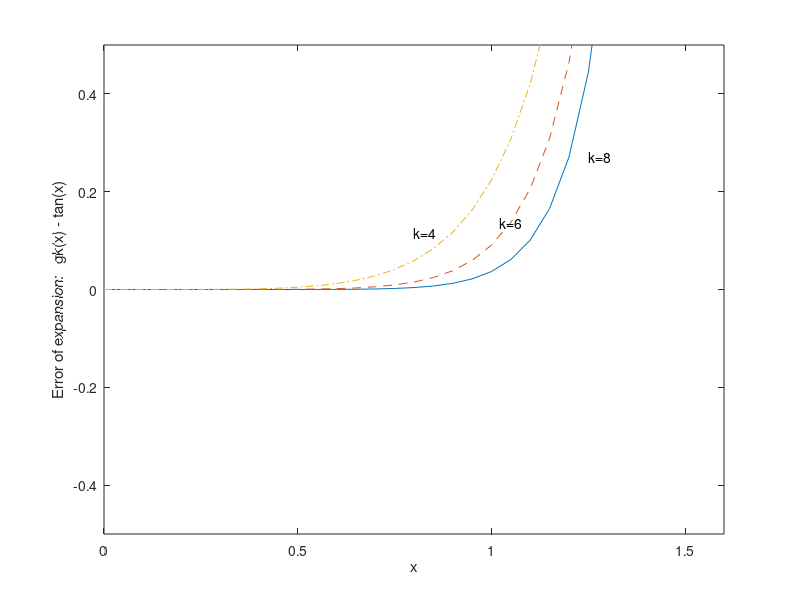

The MATLAB script that drew this image:
% f6_3
% Copyright S. Nakamura, 1995
set(gcf, 'NumberTitle','off','Name', 'Figure 6.3')

clear , clf
c=[0, 1,0, 2, 0, 16,0,272,7936,0];
n=length(c);
n=8;
for m=1:30
x=(m-1)*0.05;
g=0;
fact=1;
for k=1:n-1  
fact=fact/k;
g=g+x.^k * c(k+1)*fact;
end
gs(m)=g;
end
mm=1:30;
xx = (mm-1)*0.05;
plot(xx, -gs+ tan(xx))
yy=-gs+ tan(xx);
text(xx(25)+0.05, yy(25), ['k=', num2str(n)] )
hold on
n=6;
for m=1:30
x=(m-1)*0.05;
g=0;
fact=1;
for k=1:n-1  
fact=fact/k;
g=g+x.^k * c(k+1)*fact;
end
gs(m)=g;
end
mm=1:30;
xx = (mm-1)*0.05;
plot(xx,- gs+ tan(xx), '--')
yy=-gs+ tan(xx);
text(xx(22)-0.03, yy(22), ['k=', num2str(n)] )
hold on
n=4;
for m=1:30
x=(m-1)*0.05;
g=0;
fact=1;
for k=1:n-1
fact=fact/k;
g=g+x.^k * c(k+1)*fact;
end
gs(m)=g;
end
mm=1:30;
xx = (mm-1)*0.05;
plot(xx, -gs+ tan(xx), '-.')
yy=-gs+ tan(xx);
text(xx(19)-0.1, yy(19), ['k=', num2str(n)] )
axis([0 1.6 -0.5 0.5])
xlabel('x')
ylabel('Error of expansion:   gk(x) - tan(x)')
%print fig6_3.ps 
